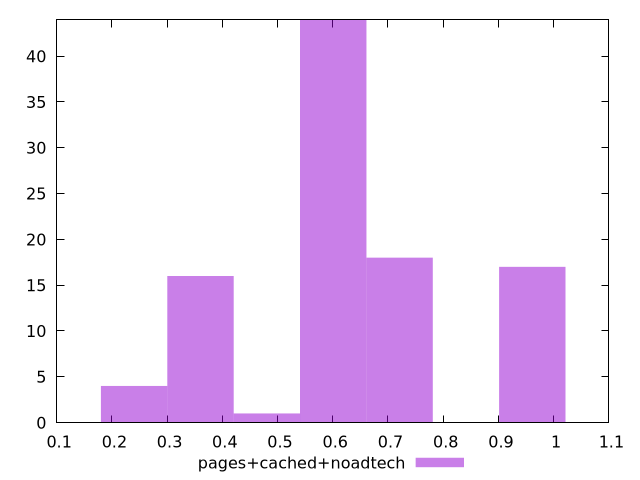

Write gnuplot code to recreate this figure.
$_pagesCachedNoadtech <<EOF
0.6008570916793954 44
0.9613713466870326 17
0.7210285100152745 18
0.36051425500763723 16
0.24034283667175815 4
0.4806856733435163 1
EOF
set key outside below
set terminal pngcairo
set output "report_00004_2020-11-02T20-21-41.718Z/cumulative-layout-shift/pages+cached+noadtech//hist.png"
set yrange [0:44]
set boxwidth 0.12017141833587908
set style fill transparent solid 0.5 noborder
plot $_pagesCachedNoadtech title "pages+cached+noadtech" with boxes ,
